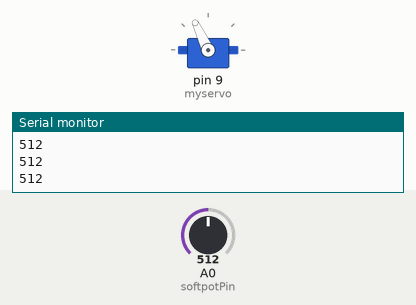
Simulated run of this sketch. Board: Arduino Uno, built with avr-gcc and run on an emulated ATmega328P. Shown: servo, the last lines printed to the serial monitor. Inputs (shaded band) come from the test bench; at power-on: A0 (softpotPin) = 512.

Above: at 1.2 s.
1.3 s: A0 (softpotPin) set to 490
At 2.7 s:
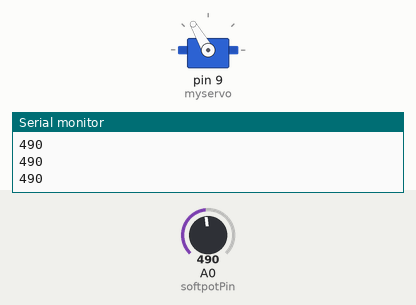
3.2 s: A0 (softpotPin) set to 90
At 4.7 s:
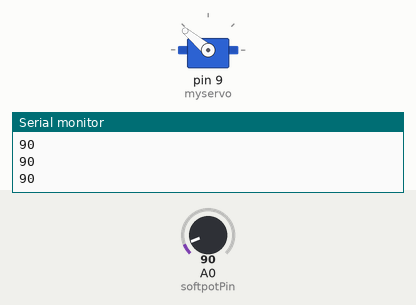
5.0 s: A0 (softpotPin) set to 510
At 5.6 s:
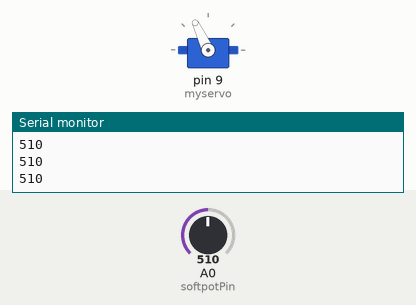
6.7 s: A0 (softpotPin) set to 1010
At 7.6 s:
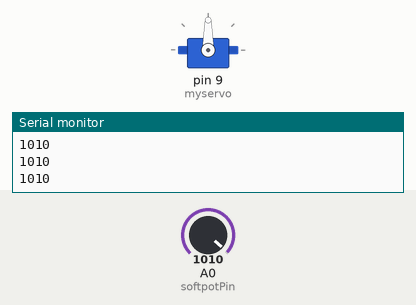
Timing chart, 0 to 9.5 s (numbered marks = the images above; inputs shaded):
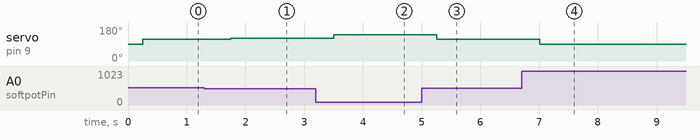

The sketch:

SlideToRotate.ino
```cpp
#include <Servo.h>

//static unsigned int volumeServoZero=45;
//static unsigned int volumeServoUp=38;
//static unsigned int volumeServoDown=50;

int servoRotationSpeed;

int softpotPin = A0; //analog pin 0
Servo myservo;

void setup(){
  pinMode(softpotPin, INPUT_PULLUP); //enable pullup resistor
  Serial.begin(9600);
  myservo.attach(9);
}

void loop(){

  servoSpeed();
  myservo.write(servoRotationSpeed);
  //myservo.write(softpotReading/360);
}

void servoSpeed(){
  int softpotReading = analogRead(softpotPin);

  Serial.println(softpotReading);
  delay(250); //just here to slow down the output for easier reading


  if(softpotReading>1000) servoRotationSpeed = 90;
  else if (softpotReading>800) servoRotationSpeed = 100;
  else if (softpotReading>700) servoRotationSpeed = 105;
  else if (softpotReading>600) servoRotationSpeed = 110;
  else if (softpotReading>500) servoRotationSpeed = 115;
  else if (softpotReading>400) servoRotationSpeed = 120;
  else if (softpotReading>300) servoRotationSpeed = 125;
  else if (softpotReading>200) servoRotationSpeed = 130;
  else if (softpotReading>100) servoRotationSpeed = 135;
  else if (softpotReading>1) servoRotationSpeed = 140;

}
```

Measured:
- after the input at 1.3 s, servo on pin 9 (myservo): 115° → 120° after 0.45 s
- after the input at 3.2 s, servo on pin 9 (myservo): 120° → 140° after 0.31 s
- after the input at 5.0 s, servo on pin 9 (myservo): 140° → 115° after 0.26 s
- after the input at 6.7 s, servo on pin 9 (myservo): 115° → 90° after 0.31 s
